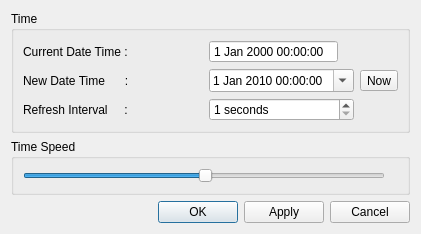
<?xml version="1.0" encoding="UTF-8"?>
<ui version="4.0">
 <class>TimeControlWidget</class>
 <widget class="QDialog" name="TimeControlWidget">
  <property name="geometry">
   <rect>
    <x>0</x>
    <y>0</y>
    <width>421</width>
    <height>217</height>
   </rect>
  </property>
  <property name="windowTitle">
   <string>Time Control</string>
  </property>
  <layout class="QVBoxLayout" name="verticalLayout">
   <item>
    <widget class="QGroupBox" name="time">
     <property name="title">
      <string>Time</string>
     </property>
     <layout class="QGridLayout" name="gridLayout">
      <item row="1" column="0">
       <widget class="QLabel" name="newLabel">
        <property name="text">
         <string>New Date Time      :</string>
        </property>
        <property name="buddy">
         <cstring>newDateTimeEdit</cstring>
        </property>
       </widget>
      </item>
      <item row="2" column="0">
       <widget class="QLabel" name="refreshIntervalLabel">
        <property name="text">
         <string>Refresh Interval     :</string>
        </property>
        <property name="buddy">
         <cstring>refreshIntervalSpinBox</cstring>
        </property>
       </widget>
      </item>
      <item row="2" column="1">
       <widget class="QSpinBox" name="refreshIntervalSpinBox">
        <property name="suffix">
         <string> seconds</string>
        </property>
        <property name="minimum">
         <number>1</number>
        </property>
        <property name="maximum">
         <number>9999</number>
        </property>
       </widget>
      </item>
      <item row="1" column="2">
       <widget class="QToolButton" name="nowToolButton">
        <property name="sizePolicy">
         <sizepolicy hsizetype="Fixed" vsizetype="Fixed">
          <horstretch>0</horstretch>
          <verstretch>2</verstretch>
         </sizepolicy>
        </property>
        <property name="text">
         <string>Now</string>
        </property>
       </widget>
      </item>
      <item row="1" column="1">
       <widget class="QDateTimeEdit" name="newDateTimeEdit">
        <property name="sizePolicy">
         <sizepolicy hsizetype="Fixed" vsizetype="Fixed">
          <horstretch>0</horstretch>
          <verstretch>0</verstretch>
         </sizepolicy>
        </property>
        <property name="date">
         <date>
          <year>2010</year>
          <month>1</month>
          <day>1</day>
         </date>
        </property>
        <property name="calendarPopup">
         <bool>true</bool>
        </property>
       </widget>
      </item>
      <item row="0" column="1">
       <widget class="QDateTimeEdit" name="currentDateTimeEdit">
        <property name="enabled">
         <bool>true</bool>
        </property>
        <property name="sizePolicy">
         <sizepolicy hsizetype="Fixed" vsizetype="Fixed">
          <horstretch>0</horstretch>
          <verstretch>0</verstretch>
         </sizepolicy>
        </property>
        <property name="focusPolicy">
         <enum>Qt::NoFocus</enum>
        </property>
        <property name="frame">
         <bool>true</bool>
        </property>
        <property name="readOnly">
         <bool>true</bool>
        </property>
        <property name="buttonSymbols">
         <enum>QAbstractSpinBox::NoButtons</enum>
        </property>
        <property name="keyboardTracking">
         <bool>false</bool>
        </property>
       </widget>
      </item>
      <item row="0" column="0">
       <widget class="QLabel" name="currentLabel">
        <property name="enabled">
         <bool>true</bool>
        </property>
        <property name="text">
         <string>Current Date Time :</string>
        </property>
        <property name="buddy">
         <cstring>currentDateTimeEdit</cstring>
        </property>
       </widget>
      </item>
     </layout>
    </widget>
   </item>
   <item>
    <widget class="QGroupBox" name="timeSpeed">
     <property name="title">
      <string>Time Speed</string>
     </property>
     <layout class="QHBoxLayout" name="horizontalLayout_5">
      <item>
       <widget class="QSlider" name="speedSlider">
        <property name="minimum">
         <number>-100</number>
        </property>
        <property name="maximum">
         <number>100</number>
        </property>
        <property name="singleStep">
         <number>1</number>
        </property>
        <property name="pageStep">
         <number>20</number>
        </property>
        <property name="value">
         <number>1</number>
        </property>
        <property name="sliderPosition">
         <number>1</number>
        </property>
        <property name="orientation">
         <enum>Qt::Horizontal</enum>
        </property>
        <property name="tickPosition">
         <enum>QSlider::NoTicks</enum>
        </property>
       </widget>
      </item>
      <item>
       <widget class="QLabel" name="speedLabel">
        <property name="text">
         <string/>
        </property>
       </widget>
      </item>
     </layout>
    </widget>
   </item>
   <item>
    <layout class="QHBoxLayout" name="horizontalLayout">
     <item>
      <spacer name="horizontalSpacer">
       <property name="orientation">
        <enum>Qt::Horizontal</enum>
       </property>
       <property name="sizeType">
        <enum>QSizePolicy::Expanding</enum>
       </property>
       <property name="sizeHint" stdset="0">
        <size>
         <width>40</width>
         <height>20</height>
        </size>
       </property>
      </spacer>
     </item>
     <item>
      <widget class="QPushButton" name="okButton">
       <property name="text">
        <string>OK</string>
       </property>
      </widget>
     </item>
     <item>
      <widget class="QPushButton" name="applyButton">
       <property name="text">
        <string>Apply</string>
       </property>
      </widget>
     </item>
     <item>
      <widget class="QPushButton" name="cancelButton">
       <property name="focusPolicy">
        <enum>Qt::StrongFocus</enum>
       </property>
       <property name="text">
        <string>Cancel</string>
       </property>
       <property name="checkable">
        <bool>false</bool>
       </property>
      </widget>
     </item>
    </layout>
   </item>
  </layout>
 </widget>
 <resources/>
 <connections/>
</ui>
